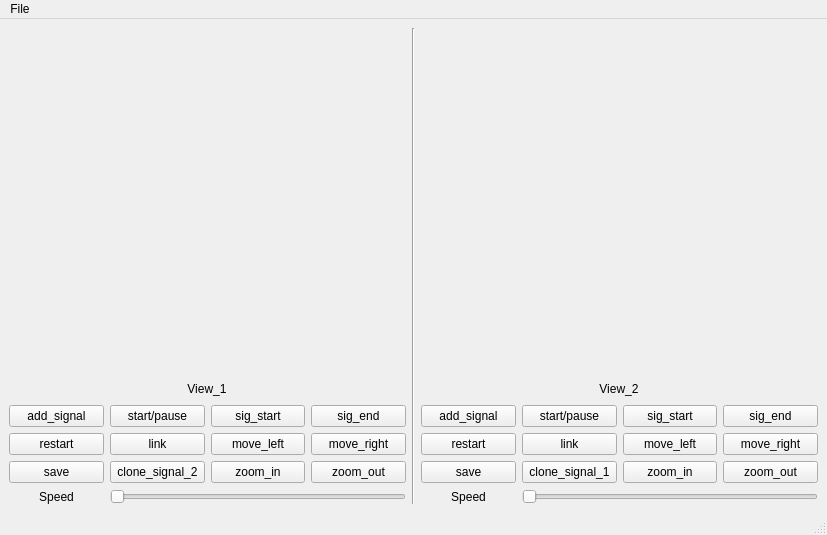
<?xml version="1.0" encoding="UTF-8"?>
<ui version="4.0">
 <class>MainWindow</class>
 <widget class="QMainWindow" name="MainWindow">
  <property name="geometry">
   <rect>
    <x>0</x>
    <y>0</y>
    <width>827</width>
    <height>535</height>
   </rect>
  </property>
  <property name="windowTitle">
   <string>MainWindow</string>
  </property>
  <widget class="QWidget" name="centralwidget">
   <layout class="QGridLayout" name="gridLayout_3">
    <item row="0" column="0">
     <layout class="QVBoxLayout" name="verticalLayout_3">
      <item>
       <layout class="QVBoxLayout" name="verticalLayout">
        <item>
         <widget class="PlotWidget" name="v1_widget" native="true"/>
        </item>
       </layout>
      </item>
      <item alignment="Qt::AlignHCenter">
       <widget class="QLabel" name="label">
        <property name="maximumSize">
         <size>
          <width>60</width>
          <height>20</height>
         </size>
        </property>
        <property name="text">
         <string>View_1</string>
        </property>
        <property name="alignment">
         <set>Qt::AlignCenter</set>
        </property>
       </widget>
      </item>
      <item>
       <layout class="QGridLayout" name="gridLayout">
        <item row="3" column="1" colspan="3">
         <widget class="QSlider" name="v1_speed_bar">
          <property name="orientation">
           <enum>Qt::Horizontal</enum>
          </property>
         </widget>
        </item>
        <item row="0" column="0">
         <widget class="QPushButton" name="v1_btn_add_signal">
          <property name="text">
           <string>add_signal</string>
          </property>
          <property name="shortcut">
           <string>Ctrl+O</string>
          </property>
         </widget>
        </item>
        <item row="2" column="1">
         <widget class="QPushButton" name="v1_btn_clone_signal2">
          <property name="text">
           <string>clone_signal_2</string>
          </property>
         </widget>
        </item>
        <item row="0" column="1">
         <widget class="QPushButton" name="v1_btn_start_pause">
          <property name="text">
           <string>start/pause</string>
          </property>
          <property name="shortcut">
           <string>Space</string>
          </property>
         </widget>
        </item>
        <item row="0" column="2">
         <widget class="QPushButton" name="v1_btn_signal_start_point">
          <property name="text">
           <string>sig_start</string>
          </property>
         </widget>
        </item>
        <item row="3" column="0">
         <widget class="QLabel" name="v1_speed_label">
          <property name="text">
           <string>Speed</string>
          </property>
          <property name="alignment">
           <set>Qt::AlignCenter</set>
          </property>
         </widget>
        </item>
        <item row="2" column="0">
         <widget class="QPushButton" name="v1_btn_save">
          <property name="text">
           <string>save</string>
          </property>
         </widget>
        </item>
        <item row="1" column="1">
         <widget class="QPushButton" name="v1_btn_link">
          <property name="text">
           <string>link</string>
          </property>
         </widget>
        </item>
        <item row="1" column="0">
         <widget class="QPushButton" name="v1_btn_restart">
          <property name="text">
           <string>restart</string>
          </property>
         </widget>
        </item>
        <item row="2" column="2">
         <widget class="QPushButton" name="v1_btn_zoom_in">
          <property name="text">
           <string>zoom_in</string>
          </property>
          <property name="shortcut">
           <string>Ctrl+Up</string>
          </property>
         </widget>
        </item>
        <item row="1" column="2">
         <widget class="QPushButton" name="v1_btn_move_left">
          <property name="text">
           <string>move_left</string>
          </property>
          <property name="shortcut">
           <string>Left</string>
          </property>
         </widget>
        </item>
        <item row="2" column="3">
         <widget class="QPushButton" name="v1_btn_zoom_out">
          <property name="text">
           <string>zoom_out</string>
          </property>
          <property name="shortcut">
           <string>Ctrl+Down</string>
          </property>
         </widget>
        </item>
        <item row="0" column="3">
         <widget class="QPushButton" name="v1_btn_signal_end_point">
          <property name="text">
           <string>sig_end</string>
          </property>
         </widget>
        </item>
        <item row="1" column="3">
         <widget class="QPushButton" name="v1_btn_move_right">
          <property name="text">
           <string>move_right</string>
          </property>
          <property name="shortcut">
           <string>Right</string>
          </property>
         </widget>
        </item>
       </layout>
      </item>
     </layout>
    </item>
    <item row="0" column="1">
     <widget class="Line" name="line">
      <property name="orientation">
       <enum>Qt::Vertical</enum>
      </property>
     </widget>
    </item>
    <item row="0" column="2">
     <layout class="QVBoxLayout" name="verticalLayout_4">
      <item>
       <layout class="QVBoxLayout" name="verticalLayout_2">
        <item>
         <widget class="PlotWidget" name="v2_widget" native="true"/>
        </item>
       </layout>
      </item>
      <item alignment="Qt::AlignHCenter">
       <widget class="QLabel" name="label_2">
        <property name="maximumSize">
         <size>
          <width>60</width>
          <height>20</height>
         </size>
        </property>
        <property name="text">
         <string>View_2</string>
        </property>
        <property name="alignment">
         <set>Qt::AlignCenter</set>
        </property>
       </widget>
      </item>
      <item>
       <layout class="QGridLayout" name="gridLayout_2">
        <item row="0" column="0">
         <widget class="QPushButton" name="v2_btn_add_signal">
          <property name="text">
           <string>add_signal</string>
          </property>
          <property name="shortcut">
           <string>Ctrl+Shift+O</string>
          </property>
         </widget>
        </item>
        <item row="0" column="1">
         <widget class="QPushButton" name="v2_btn_start_pause">
          <property name="text">
           <string>start/pause</string>
          </property>
          <property name="shortcut">
           <string>Shift+Space</string>
          </property>
         </widget>
        </item>
        <item row="0" column="2">
         <widget class="QPushButton" name="v2_btn_signal_start_point">
          <property name="text">
           <string>sig_start</string>
          </property>
         </widget>
        </item>
        <item row="0" column="3">
         <widget class="QPushButton" name="v2_btn_signal_end_point">
          <property name="text">
           <string>sig_end</string>
          </property>
         </widget>
        </item>
        <item row="1" column="0">
         <widget class="QPushButton" name="v2_btn_restart">
          <property name="text">
           <string>restart</string>
          </property>
         </widget>
        </item>
        <item row="1" column="1">
         <widget class="QPushButton" name="v2_btn_link">
          <property name="text">
           <string>link</string>
          </property>
         </widget>
        </item>
        <item row="1" column="2">
         <widget class="QPushButton" name="v2_btn_move_left">
          <property name="text">
           <string>move_left</string>
          </property>
          <property name="shortcut">
           <string>Shift+Left</string>
          </property>
         </widget>
        </item>
        <item row="1" column="3">
         <widget class="QPushButton" name="v2_btn_move_right">
          <property name="text">
           <string>move_right</string>
          </property>
          <property name="shortcut">
           <string>Shift+Right</string>
          </property>
         </widget>
        </item>
        <item row="2" column="0">
         <widget class="QPushButton" name="v2_btn_save">
          <property name="text">
           <string>save</string>
          </property>
         </widget>
        </item>
        <item row="2" column="1">
         <widget class="QPushButton" name="v2_btn_clone_signal1">
          <property name="text">
           <string>clone_signal_1</string>
          </property>
         </widget>
        </item>
        <item row="2" column="2">
         <widget class="QPushButton" name="v2_btn_zoom_in">
          <property name="text">
           <string>zoom_in</string>
          </property>
          <property name="shortcut">
           <string>Ctrl+Shift+Up</string>
          </property>
         </widget>
        </item>
        <item row="2" column="3">
         <widget class="QPushButton" name="v2_btn_zoom_out">
          <property name="text">
           <string>zoom_out</string>
          </property>
          <property name="shortcut">
           <string>Ctrl+Shift+Down</string>
          </property>
         </widget>
        </item>
        <item row="3" column="0">
         <widget class="QLabel" name="v2_speed_label">
          <property name="text">
           <string>Speed</string>
          </property>
          <property name="alignment">
           <set>Qt::AlignCenter</set>
          </property>
         </widget>
        </item>
        <item row="3" column="1" colspan="3">
         <widget class="QSlider" name="v2_speed_bar">
          <property name="orientation">
           <enum>Qt::Horizontal</enum>
          </property>
         </widget>
        </item>
       </layout>
      </item>
     </layout>
    </item>
   </layout>
  </widget>
  <widget class="QMenuBar" name="menubar">
   <property name="geometry">
    <rect>
     <x>0</x>
     <y>0</y>
     <width>827</width>
     <height>22</height>
    </rect>
   </property>
   <widget class="QMenu" name="menuFile">
    <property name="title">
     <string>File</string>
    </property>
    <addaction name="actionOpen_File"/>
   </widget>
   <addaction name="menuFile"/>
  </widget>
  <widget class="QStatusBar" name="statusbar"/>
  <action name="actionOpen_File">
   <property name="text">
    <string>Open File</string>
   </property>
  </action>
 </widget>
 <customwidgets>
  <customwidget>
   <class>PlotWidget</class>
   <extends>QWidget</extends>
   <header location="global">pyqtgraph</header>
   <container>1</container>
  </customwidget>
 </customwidgets>
 <resources/>
 <connections/>
</ui>
